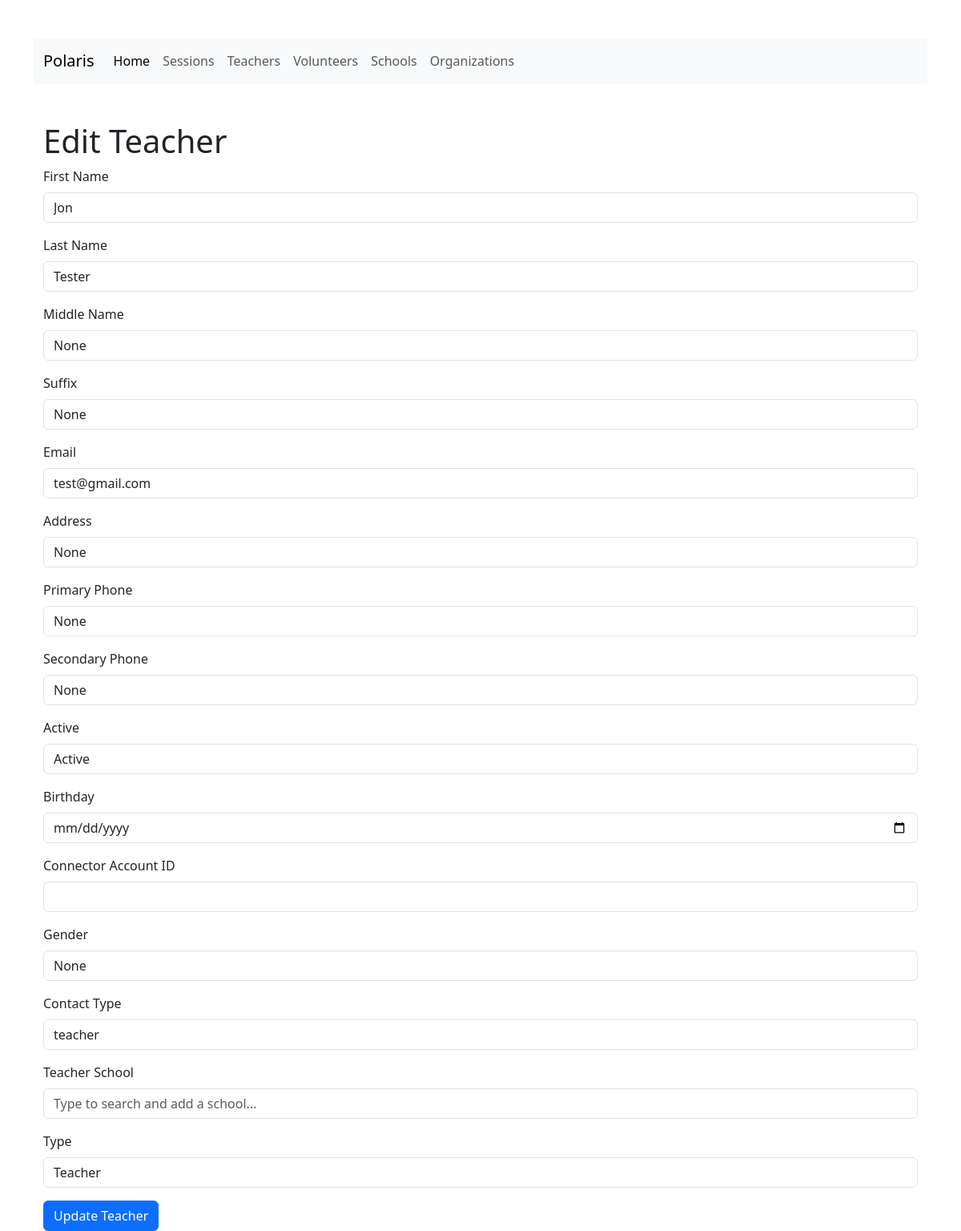
/edit-teacher?teacher_id=2, run on the app's committed database.
### app/models.py (models this page shows, shortened)
class Base(db.Model):
    __abstract__ = True
    created_at = db.Column(db.DateTime, default=datetime.utcnow)
    updated_at = db.Column(db.DateTime, default=datetime.utcnow, onupdate=datetime.utcnow)
    deleted_at = db.Column(db.DateTime, nullable=True, index=True)

class Person(Base):
    __tablename__ = 'persons'
    id =db.Column(Integer, primary_key=True, autoincrement=True)
    first_name =db.Column(String(50), nullable=False)
    last_name =db.Column(String(50), nullable=False)
    middle_name =db.Column(String(50), nullable=True)
    suffix =db.Column(String(10), nullable=True)
    email =db.Column(String(100), nullable=False, unique=True)
    address =db.Column(String(255), nullable=True)
    primary_phone =db.Column(String(15), nullable=True)
    secondary_phone =db.Column(String(15), nullable=True)
    active =db.Column(Boolean, default=True)
    birthday =db.Column(Date, nullable=True)
    connector_account_id =db.Column(Integer, ForeignKey('connector_accounts.id'), nullable=True)
    gender =db.Column(String(10), nullable=True)
    contact_type =db.Column(String(50), nullable=True)
    do_not_call =db.Column(Boolean, default=False)
    h_salesforce_id = db.Column(db.String(100), nullable=True)
    h_salesforce_account_id = db.Column(db.String(100), nullable=True)
    secondary_email = db.Column(db.String(100), nullable=True)
    home_email = db.Column(db.String(100), nullable=True)
    work_email = db.Column(db.String(100), nullable=True)
    prefered_email = db.Column(db.String(100), nullable=True)
    country_code = db.Column(db.String(10), nullable=True)
    city = db.Column(db.String(100), nullable=True)
    state = db.Column(db.String(100), nullable=True)
    postal_code = db.Column(db.String(10), nullable=True)
    preferred_phone = db.Column(db.String(15), nullable=True)
    h_owner_id = db.Column(db.String(100), nullable=True)
    opt_out_email = db.Column(db.Boolean, default=False)
    opt_out_phone = db.Column(db.Boolean, default=False)
    h_created_date = db.Column(db.DateTime, default=datetime.utcnow)
    h_salesforce_primary_aff = db.Column(db.String(100), nullable=True)
    h_org_name = db.Column(db.String(100), nullable=True)
    age_group = db.Column(db.String(50), nullable=True)
    do_not_contact = db.Column(db.Boolean, default=False)
    h_connector_join_date = db.Column(db.DateTime, default=datetime.utcnow)
    h_connector_last_login_date = db.Column(db.DateTime, default=datetime.utcnow)
    h_connecotr_join_date = db.Column(db.DateTime, default=datetime.utcnow)
    h_connector_id = db.Column(db.String(100), nullable=True)
    h_first_volunteer_date = db.Column(db.DateTime, default=datetime.utcnow)
    h_num_of_attended_sessions = db.Column(db.Integer, default=0)
    h_num_of_noshow_sessions = db.Column(db.Integer, default=0)
    h_org_name_reported = db.Column(db.String(100), nullable=True)
    person_of_color = db.Column(db.Boolean, default=False)
    racial_ethnic_background = db.Column(db.String(100), nullable=True)
    status = db.Column(db.String(100), nullable=True)
    h_last_email_message = db.Column(db.String(100), nullable=True)
    h_connector_last_update = db.Column(db.DateTime, default=datetime.utcnow)
    h_connector_signup_role = db.Column(db.String(100), nullable=True)
    h_last_completed_task = db.Column(db.DateTime, nullable=True)
    connector_active_subscription = db.Column(db.Boolean, default=False)
    __mapper_args__ = {
        'polymorphic_identity': 'person',
        'polymorphic_on': contact_type
    }
    @hybrid_property
    def name(self):
        return f"{self.first_name} {self.last_name}"

class Teacher(Person):
    __tablename__ = 'teachers'
    id = db.Column(db.Integer, ForeignKey('persons.id'), primary_key=True)
    primary_affiliation_id =db.Column(Integer, ForeignKey('schools.id'), nullable=False)
    primary_affiliation = relationship('School', back_populates='teachers')
    historical_affiliation = relationship(
        'School',
        secondary='session_teachers_association',
        primaryjoin=(session_teachers_association.c.teacher_id == id),
        secondaryjoin=(session_teachers_association.c.school_id == School.id),
        back_populates='teachers',
        overlaps="teachers,sessions"
    )
    type =db.Column(String(50), nullable=False)
    sessions = relationship('Session', secondary='session_teachers_association', back_populates='teachers', overlaps="historical_affiliation,teachers")
    __mapper_args__ = {
        'polymorphic_identity': 'teacher',
    }
    @hybrid_property
    def primary_affiliation_name(self):
        return self.primary_affiliation.name

### app/routes/views.py (the view)
@app.route('/edit-teacher', methods=['GET'])
def edit_teacher():
    teacher_id = request.args.get('teacher_id')
    teacher = Teacher.query.filter_by(id=teacher_id).first()
    if teacher:
        return render_template('/teachers/edit_teacher.html', teacher=teacher, person=teacher)
    else:
        return 'Teacher not found', 404

### app/templates/teachers/edit_teacher.html (shortened to what this page needs)
{% extends "base.html" %}
{% block content %}
<div class="container mt-5">
    <h1>Edit Teacher</h1>
    <form method="POST" action="{{ url_for('update_teacher', teacher_id=teacher.id) }}">
    {%include '/persons/edit_person_form.html' %}
    {%include '/teachers/edit_teacher_form.html' %}
    <button type="submit" class="btn btn-primary">Update Teacher</button>
</form>
{% endblock %}

### app/templates/persons/edit_person_form.html (shortened to what this page needs)
<div class="mb-3">
    <label for="firstName" class="form-label">First Name</label>
    <input type="text" class="form-control" id="firstName" name="firstName" value="{{ person.first_name if person else '' }}" required>
</div>
<div class="mb-3">
    <label for="lastName" class="form-label">Last Name</label>
    <input type="text" class="form-control" id="lastName" name="lastName" value="{{ person.last_name if person else '' }}" required>
</div>
<div class="mb-3">
    <label for="middleName" class="form-label">Middle Name</label>
    <input type="text" class="form-control" id="middleName" name="middleName" value="{{ person.middle_name if person else '' }}">
</div>
<div class="mb-3">
    <label for="suffix" class="form-label">Suffix</label>
    <input type="text" class="form-control" id="suffix" name="suffix" value="{{ person.suffix if person else '' }}">
</div>
<div class="mb-3">
    <label for="email" class="form-label">Email</label>
    <input type="email" class="form-control" id="email" name="email" value="{{ person.email if person else '' }}" required>
</div>
<div class="mb-3">
    <label for="address" class="form-label">Address</label>
    <input type="text" class="form-control" id="address" name="address" value="{{ person.address if person else '' }}">
</div>
<div class="mb-3">
    <label for="primaryPhone" class="form-label">Primary Phone</label>
    <input type="text" class="form-control" id="primaryPhone" name="primaryPhone" value="{{ person.primary_phone if person else '' }}">
</div>
<div class="mb-3">
    <label for="secondaryPhone" class="form-label">Secondary Phone</label>
    <input type="text" class="form-control" id="secondaryPhone" name="secondaryPhone" value="{{ person.secondary_phone if person else '' }}">
</div>
<div class="mb-3">
    <label for="active" class="form-label">Active</label>
    <select class="form-control" id="active" name="active">
        <option value="true" {{ 'selected' if person and person.active else '' }}>Active</option>
    </select>
</div>
<div class="mb-3">
    <label for="birthday" class="form-label">Birthday</label>
    <input type="date" class="form-control" id="birthday" name="birthday" value="{{ person.birthday.strftime('%Y-%m-%d') if person and person.birthday else '' }}">
</div>
<div class="mb-3">
    <label for="connectorAccountId" class="form-label">Connector Account ID</label>
    <input type="number" class="form-control" id="connectorAccountId" name="connectorAccountId" value="{{ person.connector_account_id if person else '' }}">
</div>
<div class="mb-3">
    <label for="gender" class="form-label">Gender</label>
    <input type="text" class="form-control" id="gender" name="gender" value="{{ person.gender if person else '' }}">
</div>
<div class="mb-3">
    <label for="contactType" class="form-label">Contact Type</label>
    <input type="text" class="form-control" id="contactType" name="contactType" value="{{ person.contact_type if person else '' }}">
</div>

### app/templates/teachers/edit_teacher_form.html (shortened to what this page needs)
<div class="mb-3">
    <label for="schoolSearch" class="form-label">Teacher School</label>
    <input type="text" class="form-control" id="schoolSearch" name="schoolSearch" placeholder="Type to search and add a school..." hx-get="/search-schools" hx-trigger="keyup changed delay:500ms" hx-target="#schoolNameSuggestions" hx-swap="innerHTML" autocomplete="off">
</div>
<div class="mb-3">
    <label for="type" class="form-label">Type</label>
    <input type="text" class="form-control" id="type" name="type" value="{{ teacher.type if teacher else '' }}" required>
</div>

### data on the page
Person: firstName "Jon", lastName "Tester", middleName "None", suffix "None", email "test@gmail.com", address "None", primaryPhone "None", secondaryPhone "None", gender "None", contactType "teacher"
Teacher: type "Teacher"
